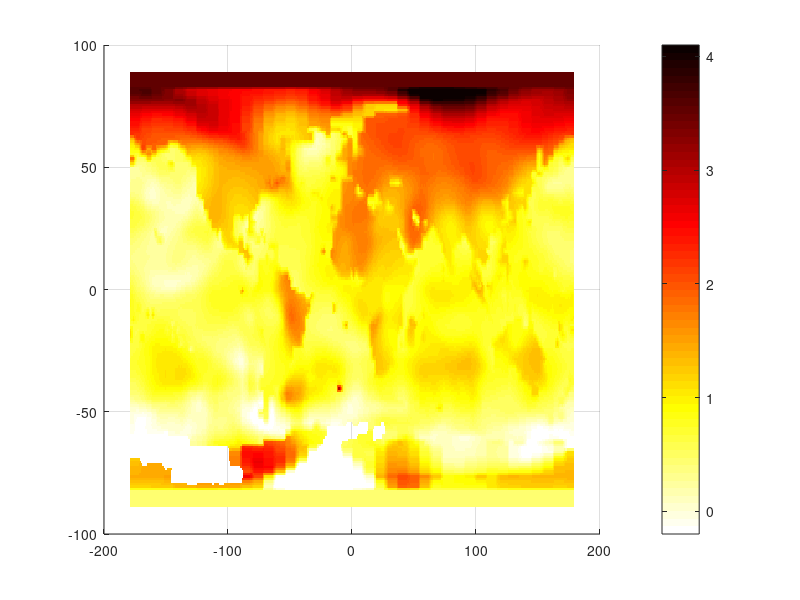

Reproduce this figure in MATLAB. (Note: this script raises an error after producing the figure.)

clear all; close all; clc;

% global temperature surf plot

data = load('amaps.txt');

log = data(:, 3); % 경도
lat = data(:, 4); % 위도
T = data(:, 5); % 온도

index = find(T > 10); %온도가 이상한 값을 찾아냄
T(index) = NaN; % 온도가 10도가 넘는 값들을 무효화(제거)
% 3차원 그래프를 그리기 위해서는 matrix를 사용해야 함
% griddata 사용

[X, Y] = meshgrid(-180:1:180, -90:1:90);
Temp = griddata(log, lat, T, X, Y) % X, Y는 data mapping을 위해 사용됨

surf(X, Y, Temp)
view(2)
shading flat
colorbar
colormap hot
colormap(flipud(colormap))
caxis([-0.2 4.1]) % 시작점과 끝점 설정

%load image
img = imread('world_map.png');
figure(2)
image([-180 180], [-90 90], flipud(img)) 
set(gca, 'YDir', 'normal')

hold on
% image를 불러올때 x범위와 y범위 설정 가능
% flipud(image)를 사용하여 image 자체를 돌려버림
Tempfind(isnan(Temp)) = 100;% nan(not a number) 0이 아닌 것을 찾음

surf(X, Y, Temp)
view(2)
shading flat
colorbar
colormap hot
colormap(flipud(colormap))
caxis([-0.2 4.1])
alpha(0.8)
ylabel('Latitude [degrees]')
xlabel('Longitude [degrees]')
title(['Global Temperature Change ', ...
      'From 1957 To 2017 ', ...
      'Source : NASA'])
  plot([-180 180], [0 0], '-k')
  plot([0 0], [-90 90], '-k')